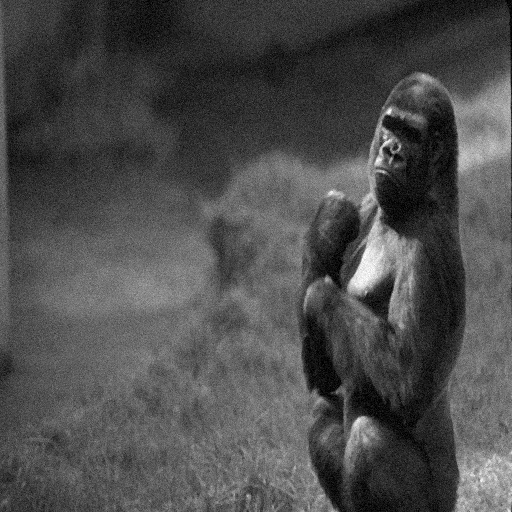
#> input picture attacked_out/harbour.bmp, 512 x 512 px, found by its file name; the run also reads 3 pictures not shown here
$ python sim_self_attack.py
#> lines starting #> are read from the running program, lines starting #| are printed output that depends on the picture
### common.py
"""
Common functions used by roc.py, attacks.py, demo.py and check_rules.py.

Contains:
  - image reading and rounding to uint8 (LAB-1/LAB-2)
  - WPSNR (LAB-3 code, CSF filter computed only once)
  - similarity and watermark utilities (LAB-3)
  - the 6 attacks allowed by the competition (LAB-3 ROC + LAB-4)
  - random_attack for the ROC (LAB-3 ROC, Example 2)

NB: the detection file does NOT import this module, because the competition
requires a single file: there WPSNR and similarity are copied identically.
"""
import os

import cv2
import numpy as np
from scipy.ndimage import gaussian_filter, median_filter
from scipy.signal import convolve2d

# Project folders (everything relative to this file, not to the current directory)
CTM_DIR = os.path.dirname(os.path.abspath(__file__))
ROOT_DIR = os.path.dirname(CTM_DIR)
IMAGES_DIR = os.path.join(ROOT_DIR, "images")
MARK_PATH = os.path.join(ROOT_DIR, "clk.npy")
RESULTS_DIR = os.path.join(CTM_DIR, "results")

MARK_SIZE = 1024


# ---------------------------------------------------------------------------
# Images
# ---------------------------------------------------------------------------
# [6 lines left out: function read_gray, not called in this run]


def to_uint8(x):
    """The project's single rounding rule: clip to [0,255], then rint."""
    return np.clip(np.rint(x), 0, 255).astype(np.uint8)


# [4 lines left out: function list_images, not called in this run]


# ---------------------------------------------------------------------------
# WPSNR (LAB-3, identical to the competition one)
# ---------------------------------------------------------------------------
def _csffun(u, v):
    f = np.sqrt(u ** 2 + v ** 2)
    w = 2 * np.pi * f / 60
    sigma = 2
    Sw = 1.5 * np.exp(-sigma ** 2 * w ** 2 / 2) - np.exp(-2 * sigma ** 2 * w ** 2 / 2)
    sita = np.arctan2(v, u)
    bita = 8
    f0 = 11.13
    w0 = 2 * np.pi * f0 / 60
    exp_term = np.exp(bita * (w - w0))
    Ow = (1 + exp_term * (np.cos(2 * sita)) ** 4) / (1 + exp_term)
    return Sw * Ow


def _get_csf_filter():
    freq_range = np.arange(-20, 21, 1)
    u, v = np.meshgrid(freq_range, freq_range, indexing="xy")
    Fmat = _csffun(u, v)
    return np.real(np.fft.ifftshift(np.fft.ifft2(np.fft.ifftshift(Fmat))))


CSF_FILTER = _get_csf_filter()   # computed only once


# [28 lines left out: functions wpsnr_lab, wpsnr, not called in this run]


# ---------------------------------------------------------------------------
# Watermark and similarity (LAB-3)
# ---------------------------------------------------------------------------
def load_mark(path=MARK_PATH):
    """The competition watermark: 1024 bits 0/1."""
    return np.load(path).astype(np.int64)


def random_mark(rng):
    """Random 0/1 watermark of the same length (for H0 of the ROC)."""
    return rng.integers(0, 2, MARK_SIZE)


def to_bipolar(bits):
    """0/1 -> -1/+1, so that the similarity between random marks is about 0."""
    return 2.0 * np.asarray(bits, dtype=float) - 1.0


# [17 lines left out: functions similarity, awgn, not called in this run]


def blur(img, sigma):
    """Gaussian low-pass filter."""
    return to_uint8(gaussian_filter(img.astype(float), sigma))


def sharpen(img, alpha, sigma=1.0):
    """Unsharp masking: img + alpha * (img - blur(img))."""
    x = img.astype(float)
    return to_uint8(x + alpha * (x - gaussian_filter(x, sigma)))


def median(img, k):
    """k x k median filter (k odd)."""
    return median_filter(img, size=int(k)).astype(np.uint8)


# [4 lines left out: function jpeg, not called in this run]


def resize(img, scale):
    """Shrinks by 'scale' and brings it back to the original size."""
    h, w = img.shape
    small = cv2.resize(img, (int(w * scale), int(h * scale)), interpolation=cv2.INTER_AREA)
    return cv2.resize(small, (w, h), interpolation=cv2.INTER_CUBIC)


ATTACKS = {
    "awgn": awgn,
    "blur": blur,
    "sharp": sharpen,
    "median": median,
    "jpeg": jpeg,
    "resize": resize,
}


def random_attack(img, rng):
    """
    Random attack for the ROC (idea from LAB-3, Example 2), with parameters
    drawn from the plan's ranges. One or two operations in sequence.
    Returns the attacked image and a text description.
    """
    out = img
    steps = []
    for _ in range(rng.integers(1, 3)):          # 1 or 2 attacks
        name = rng.choice(list(ATTACKS))
        if name == "awgn":
            p = rng.uniform(1, 20)
            out = awgn(out, p, seed=int(rng.integers(1_000_000)))
        elif name == "blur":
            p = rng.uniform(0.3, 2.0)
            out = blur(out, p)
        elif name == "sharp":
            p = rng.uniform(0.2, 2.0)
            out = sharpen(out, p, sigma=rng.choice([0.5, 1.0]))
        elif name == "median":
            p = rng.choice([3, 5])
            out = median(out, p)
        elif name == "jpeg":
            p = rng.integers(20, 96)
            out = jpeg(out, p)
        else:
            p = rng.uniform(0.5, 0.95)
            out = resize(out, p)
        steps.append("%s(%.2f)" % (name, p))
    return out, " + ".join(steps)

### detection_groupname.py
"""
The group's detection (single file, as the competition requires).

Scheme: additive Spread Spectrum in DCT (LAB-3), non-blind detection.
  - W_extracted = mark extracted from the watermarked image (using the original)
  - W_attacked  = mark extracted from the attacked image    (using the original)
  - present if sim(W_extracted, W_attacked) >= TAU
The watermark file is NOT read: the mark is extracted from the images.
TAU was computed only once with roc.py and written here by hand.
WPSNR is the LAB3 code copied unchanged (convolve2d, about 0.5 s).
No prints, no windows, no relative paths.
"""
import cv2
import numpy as np
from scipy.fft import dct
from scipy.signal import convolve2d

# --- parameters: must match embedding.py ------------------------------------
ALPHA = 5.0
MARK_SIZE = 1024
TAU = 0.1218         # threshold from the ROC (ALPHA = 5): TPR 0.87, FPR 0 on 1119 H0 cases


# ---------------------------------------------------------------------------
# WPSNR (lab code, LAB3, unchanged)
# ---------------------------------------------------------------------------
def _csffun(u, v):
    """
    Computes the Contrast Sensitivity Function (CSF) value for given spatial frequencies.
    This is a Python translation of csffun.m.
    """
    # Calculate radial frequency
    f = np.sqrt(u**2 + v**2)
    w = 2 * np.pi * f / 60

    # Intermediate spatial frequency response
    sigma = 2
    Sw = 1.5 * np.exp(-sigma**2 * w**2 / 2) - np.exp(-2 * sigma**2 * w**2 / 2)

    # High-frequency modification
    sita = np.arctan2(v, u) # Use arctan2 for quadrant correctness
    bita = 8
    f0 = 11.13
    w0 = 2 * np.pi * f0 / 60

    # Avoid division by zero or overflow in exp
    exp_term = np.exp(bita * (w - w0))
    Ow = (1 + exp_term * (np.cos(2 * sita))**4) / (1 + exp_term)

    # Final response
    Sa = Sw * Ow
    return Sa

def _csfmat():
    """
    Computes the CSF frequency response matrix.
    This is a Python translation of csfmat.m.
    """
    # Define frequency range
    min_f, max_f, step_f = -20, 20, 1
    freq_range = np.arange(min_f, max_f + step_f, step_f)
    n = len(freq_range)

    # Create frequency grids
    u, v = np.meshgrid(freq_range, freq_range, indexing='xy')

    # Compute the frequency response matrix by calling _csffun
    Fmat = _csffun(u, v)

    return Fmat

def _get_csf_filter():
    """
    Computes the 2D filter coefficients for the CSF.
    This is a Python translation of csf.m, which uses fsamp2.
    The fsamp2 function is implemented using an inverse Fourier transform.
    """
    # 1. Get the frequency response matrix
    Fmat = _csfmat()

    # 2. Compute the 2D filter coefficients using the frequency sampling method
    # This is equivalent to MATLAB's fsamp2(Fmat)
    # The shifts are necessary to handle the centered frequency response
    filter_coeffs = np.fft.ifftshift(np.fft.ifft2(np.fft.ifftshift(Fmat)))

    # The filter coefficients should be real
    return np.real(filter_coeffs)


def wpsnr(image_a, image_b):
    """
    Computes the Weighted Peak Signal-to-Noise Ratio (WPSNR) between two images.

    This function is a Python translation of the provided WPSNR.m script. It uses a
    Contrast Sensitivity Function (CSF) to weigh the spatial frequencies of the error image.

    Args:
        image_a (np.ndarray): The original image, as a NumPy array.
                              Values can be uint8 (0-255) or float (0.0-1.0).
        image_b (np.ndarray): The distorted image, as a NumPy array.
                              Must have the same dimensions and type as image_a.

    Returns:
        float: The WPSNR value in decibels (dB).
    """


    if image_a.shape != image_b.shape:
        raise ValueError("Input images must have the same dimensions.")

    # Normalize images to the [0, 1] range if they are not already floats
    if image_a.dtype != np.float64 and image_a.dtype != np.float32:
        A = image_a.astype(np.float64) / 255.0
    else:
        A = image_a.copy()

    if image_b.dtype != np.float64 and image_b.dtype != np.float32:
        B = image_b.astype(np.float64) / 255.0
    else:
        B = image_b.copy()

    if A.max() > 1.0 or A.min() < 0.0 or B.max() > 1.0 or B.min() < 0.0:
        raise ValueError("Input image values must be in the interval [0, 1] for floats or [0, 255] for integers.")

    # --- WPSNR Calculation ---
    # Handle identical images case
    if np.array_equal(A, B):
        return 9999999.0  # Return a large number for infinite PSNR, as in the original code

    # 1. Calculate the error image
    error_image = A - B

    # 2. Get the Contrast Sensitivity Function (CSF) filter
    csf_filter = _get_csf_filter()

    # 3. Filter the error image with the CSF filter (2D convolution)
    # This is equivalent to MATLAB's filter2(fc, e)
    weighted_error = convolve2d(error_image, csf_filter, mode='same', boundary='wrap')

    # 4. Calculate the weighted mean squared error (WMSE)
    wmse = np.mean(weighted_error**2)

    # 5. Calculate WPSNR
    # The peak signal value is 1.0 because the images are normalized
    if wmse == 0:
        return 9999999.0 # Should be caught by the identity check, but included for safety

    decibels = 20 * np.log10(1.0 / np.sqrt(wmse))

    return decibels


# ---------------------------------------------------------------------------
# Extraction and similarity (LAB-3: detection with v='additive' and similarity)
# ---------------------------------------------------------------------------
def extract_dct_ss(original, image, alpha=ALPHA):
    """Estimate of x (+-1) at the 1024 locations chosen on the ORIGINAL."""
    c0 = np.abs(dct(dct(original.astype(float), axis=0, norm="ortho"), axis=1, norm="ortho"))
    c1 = np.abs(dct(dct(image.astype(float), axis=0, norm="ortho"), axis=1, norm="ortho"))
    locations = np.argsort(-c0, axis=None)[1:MARK_SIZE + 1]
    base = c0.ravel()[locations]
    changed = c1.ravel()[locations]
    return (changed - base) / alpha


def similarity(a, b):
    """Cosine similarity; 0 if either vector is null."""
    norm = np.linalg.norm(a) * np.linalg.norm(b)
    if norm == 0:
        return 0.0
    return float(np.dot(a, b) / norm)


def detection(input1, input2, input3):
    """
    input1: path of the original
    input2: path of the watermarked image
    input3: path of the attacked image
    output1: 1 if the mark is present in the attacked image, otherwise 0
    output2: WPSNR(watermarked, attacked)
    """
    original = cv2.imread(input1, cv2.IMREAD_GRAYSCALE)
    watermarked = cv2.imread(input2, cv2.IMREAD_GRAYSCALE)
    attacked = cv2.imread(input3, cv2.IMREAD_GRAYSCALE)
    if attacked.shape != original.shape:          # safety: same size
        attacked = cv2.resize(attacked, (original.shape[1], original.shape[0]))

    # detection is ALWAYS performed, whatever the WPSNR
    w_extracted = extract_dct_ss(original, watermarked)
    w_attacked = extract_dct_ss(original, attacked)
    sim = similarity(w_extracted, w_attacked)

    output1 = 1 if sim >= TAU else 0
    output2 = float(wpsnr(watermarked, attacked))
    return output1, output2

### embedding.py
"""
The group's embedding: ADDITIVE Spread Spectrum in DCT (LAB-3).

Idea (WatermarkingSpreadSpectrum2022.pdf; LAB3-ROC.ipynb, embedding with
v='additive'):
  1. 2D DCT of the whole image;
  2. the 1024 coefficients with the largest magnitude are chosen (DC excluded):
     they are the perceptually most important components, so to remove the
     mark the attacker has to ruin the image;
  3. ALPHA * x is added to the magnitude of each one, with x = +1 / -1;
  4. the signs are restored, IDCT, rounding to uint8.

Why additive and not multiplicative (|C|(1 + alpha*x))? After rounding to
uint8 the multiplicative scheme gives very different results from image to
image: some images stay identical (mark lost), others drop to 56-57 dB,
and on some images different marks become correlated (risk of false
positives). With the additive scheme every coefficient changes by the same
amount: almost the same WPSNR on all images and none of these problems
(measurements in the README).

ALPHA sets the quality (WPSNR) / robustness trade-off.
It must be identical to the one written in detection_groupname.py.
"""
import cv2
import numpy as np
from scipy.fft import dct, idct

# --- parameters (allowed fine-tuning: ALPHA and locations) ------------------
ALPHA = 5.0          # sets the mark strength: WPSNR about 64 dB (see README)
MARK_SIZE = 1024     # length of the competition watermark


def dct2(img):      # Converts an image into 2D Discrete Cosine Transform (DCT) coefficients
    return dct(dct(img, axis=0, norm="ortho"), axis=1, norm="ortho")


def idct2(coeff):   # Converts the 2D DCT coefficients back into the image’s spatial representation
    return idct(idct(coeff, axis=1, norm="ortho"), axis=0, norm="ortho")


def embed_dct_ss(original, bits, alpha=ALPHA):
    """Embeds the 0/1 bits into the uint8 image 'original'. Returns uint8."""
    x = 2.0 * np.asarray(bits, dtype=float) - 1.0        # 0/1 -> -1/+1     +1 ->increase coef, -1 -> decrease coef, with 0/1, 0 would do nothing
    coeff = dct2(original.astype(float))    # converts image to decimals, DCT uses decimals & negatives
    signs = np.sign(coeff)      # each coef is split into its sign(+/1) and its magnitude 6880.5 (E.g -6880.5)
    magnitudes = np.abs(coeff)

    # locations of the largest coefficients, skipping the first one (the DC)
    locations = np.argsort(-magnitudes, axis=None)[1:MARK_SIZE + 1]     # choose where to hide the bits, takes positions 1 to 1024 and skips 0

    edited = magnitudes.ravel().copy()
    edited[locations] += alpha * x                       # additive formula
    edited = edited.reshape(coeff.shape) * signs

    result = idct2(edited)      # converting frequencies back to pixels
    return np.clip(np.rint(result), 0, 255).astype(np.uint8)    # caps values to a valid pixel range and converts back to normal 8-bit image


def embedding(input1, input2):      # simply handles file loading and calling
    """
    input1: path of the original image
    input2: path of the watermark (.npy with 1024 bits 0/1)
    output1: watermarked image (np.uint8, 512x512)
    """
    original = cv2.imread(input1, cv2.IMREAD_GRAYSCALE)
    bits = np.load(input2)
    output1 = embed_dct_ss(original, bits)
    return output1

### sim_self_attack.py
import cv2
import numpy as np
from pathlib import Path

import common
import detection_groupname
from embedding import embedding


BASE_DIR = Path(__file__).resolve().parent
ORIGINALS_DIR = BASE_DIR / "challenge_sim" / "defense"
WATERMARKED_DIR = BASE_DIR / "out"
OTHER_TEAMS_DIR = BASE_DIR / "challenge_sim" / "attack" / "images"
OUTPUT_DIR = BASE_DIR / "self_attack_out"
IMAGES = ["harbour.bmp", "market.bmp", "tower.bmp"]
OTHER_TEAM = "falco"


def run_detection(
    case_name,
    original_path,
    watermarked_path,
    tested_path,
):
    verdict, detector_wpsnr = detection_groupname.detection(
        str(original_path),
        str(watermarked_path),
        str(tested_path),
    )
    print(
        f"Case: {case_name:<35} | Verdict: {verdict} | "
        f"WPSNR: {detector_wpsnr:.2f} dB | Tested: {tested_path.name}"
    )


def main():
    OUTPUT_DIR.mkdir(parents=True, exist_ok=True)
    rng = np.random.default_rng()

    for image_index, image_name in enumerate(IMAGES):
        original_path = ORIGINALS_DIR / image_name
        watermarked_path = WATERMARKED_DIR / image_name

        if not original_path.is_file():
            raise FileNotFoundError(f"Original image not found: {original_path}")
        if not watermarked_path.is_file():
            raise FileNotFoundError(f"Watermarked image not found: {watermarked_path}")

        # Watermarked image after a random attack.
        watermarked = cv2.imread(str(watermarked_path), cv2.IMREAD_GRAYSCALE)
#> watermarked is the input picture: shape (512, 512); min 0, max 255, mean 76.6
        if watermarked is None:
            raise RuntimeError(f"Could not read {watermarked_path}")
        attacked_watermarked, attack_description = common.random_attack(
            watermarked,
            rng,
        )
#> attack_description = 'median(3.00)'
        attacked_watermarked_path = OUTPUT_DIR / f"{Path(image_name).stem}_watermarked_attack.bmp"
        if not cv2.imwrite(str(attacked_watermarked_path), attacked_watermarked):
            raise RuntimeError(f"Failed to save {attacked_watermarked_path}")
        run_detection(
            f"watermarked attacked ({attack_description})",
            original_path,
            watermarked_path,
            attacked_watermarked_path,
        )
#> in extract_dct_ss, `locations = np.argsort(-c0, axis=None)[1:MARK_SIZE + 1]`: locations = 1024 values, max 29701 at index 943, min 1 at index 272, mean 7565.2
#> in extract_dct_ss, `base = c0.ravel()[locations]`: base = 1024 values, max 6880.5 at index 0, min 110.4 at index 1023, mean 323.1
#> in extract_dct_ss, `changed = c1.ravel()[locations]`: changed = 1024 values, max 6887.5 at index 0, min 87.25 at index 949, mean 320
#> in detection, `w_extracted = extract_dct_ss(original, watermarked)`: w_extracted = 1024 values, max 6.53 at index 358, min -8.09 at index 442, mean -0.63
#> in detection, `w_attacked = extract_dct_ss(original, attacked)`: w_attacked = 1024 values, max 7.02 at index 351, min -9.82 at index 272, mean -1.07
#> in similarity, `norm = np.linalg.norm(a) * np.linalg.norm(b)`: norm = 6385.8
#> in detection, `sim = similarity(w_extracted, w_attacked)`: sim = 0.918
#> in detection, `output1 = 1 if sim >= TAU else 0`: output1 = 1
#> in wpsnr, `error_image = A - B`:
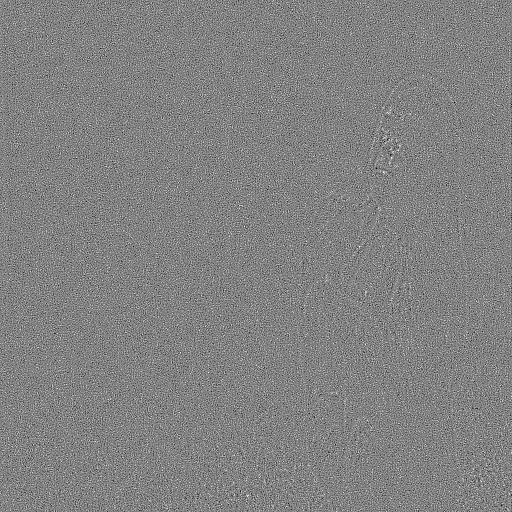
#> error_image: shape (512, 512) float64; min -0.196, max 0.188, mean 3.89e-05; drawn with min black and max white
#> in wpsnr, `weighted_error = convolve2d(error_image, csf_filter, mode='same', boun..`:
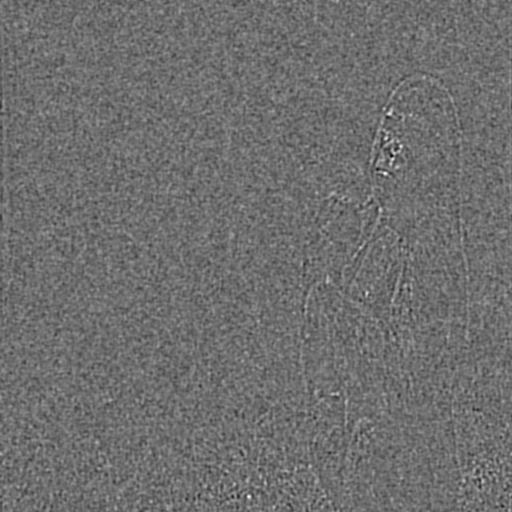
#> weighted_error: shape (512, 512) float64; min -0.0316, max 0.041, mean 1.95e-05; drawn with min black and max white
#> in wpsnr, `wmse = np.mean(weighted_error**2)`: wmse = 1.38e-05
#> in wpsnr, `decibels = 20 * np.log10(1.0 / np.sqrt(wmse))`: decibels = 48.61
#> in run_detection, `verdict, detector_wpsnr = detection_groupname.detection( str(original_..`: verdict = 1; detector_wpsnr = 48.61
#| Case: watermarked attacked (median(3.00)) | Verdict: 1 | WPSNR: 48.61 dB | Tested: harbour_watermarked_attack.bmp

        # Original image used as the tested attacked image.
        run_detection(
            "original as attacked",
            original_path,
            watermarked_path,
            original_path,
        )
#> in wpsnr (call 2), `error_image = A - B`:
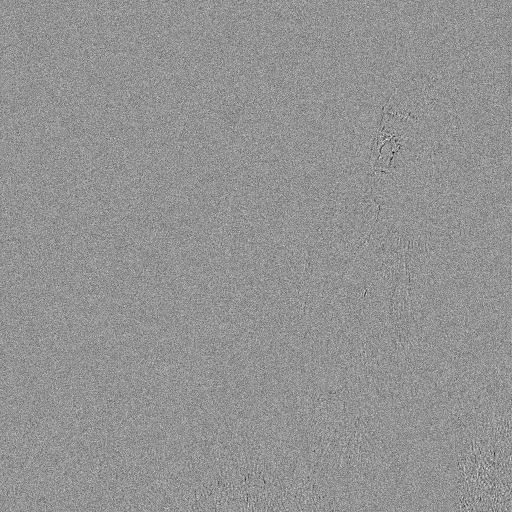
#> error_image: shape (512, 512) float64; min -0.392, max 0.286, mean -0.000315; drawn with min black and max white
#> in wpsnr (call 2), `weighted_error = convolve2d(error_image, csf_filter, mode='same', boun..`:
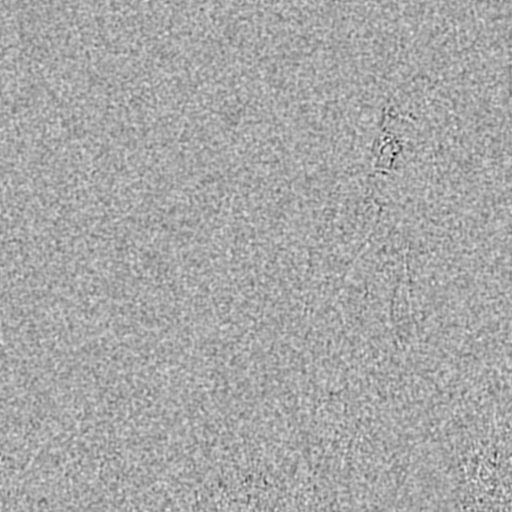
#> weighted_error: shape (512, 512) float64; min -0.0768, max 0.0394, mean -0.000158; drawn with min black and max white
#> in wpsnr (call 2), `wmse = np.mean(weighted_error**2)`: wmse = 4.82e-05
#> in wpsnr (call 2), `decibels = 20 * np.log10(1.0 / np.sqrt(wmse))`: decibels = 43.17
#> (the rest of the program and of its run is left out)
